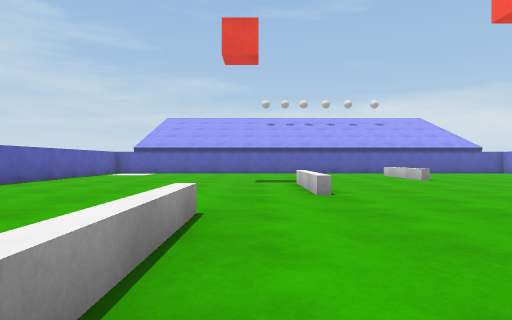
View 1 (above)

14 first-person views from a walk through a scene from a Unity 3-D project. The camera is 0.62 m above the floor, looks level and sees 75° across. The floor is counted in squares, 1 m on a side. Each view is taken from the middle of a square. On the plan, view 1 faces up. The plan holds only what a view shows up to about 10 squares ahead; the rest is blank. The place goes on beyond the plan. The player character is not drawn. Surface patterns are stand-ins for the level's own textures.

View 2
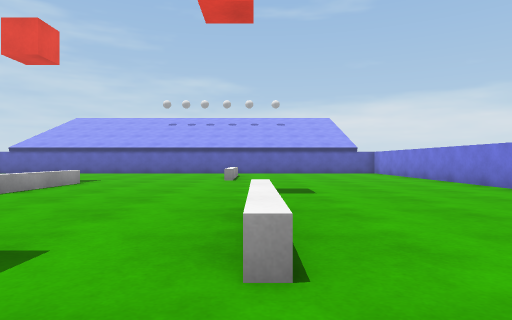

View 3
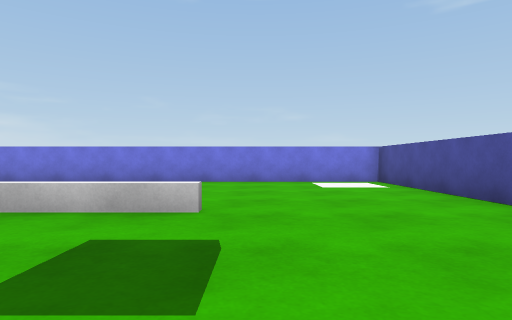

View 4
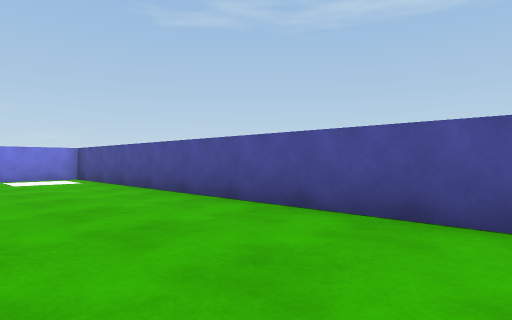

View 5
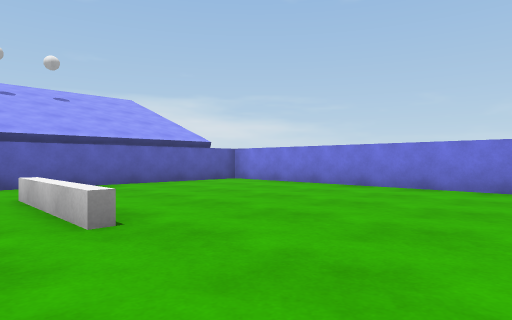

View 6
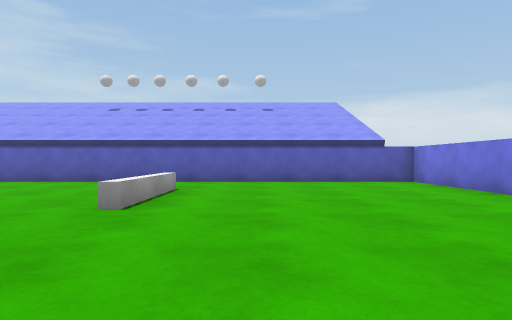

View 7
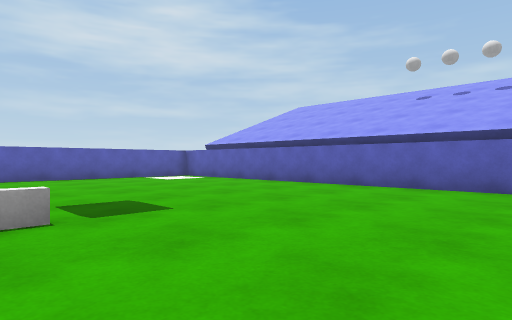

View 8
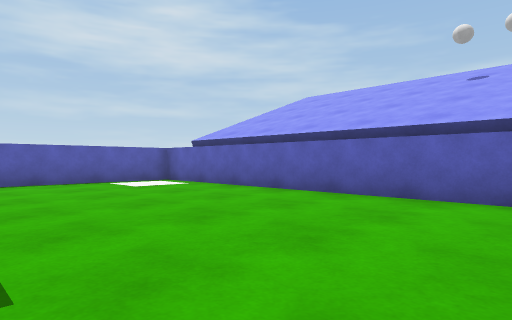

View 9
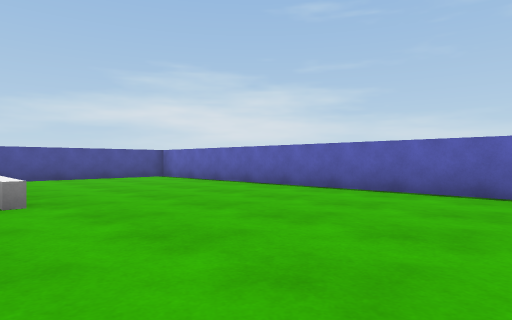

View 10
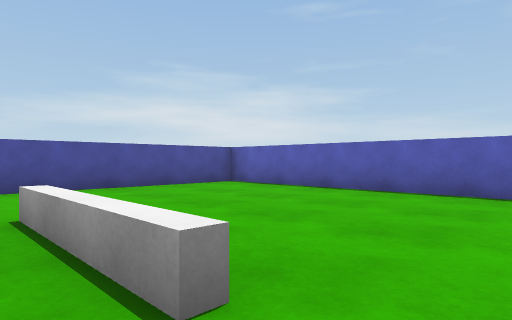

View 11
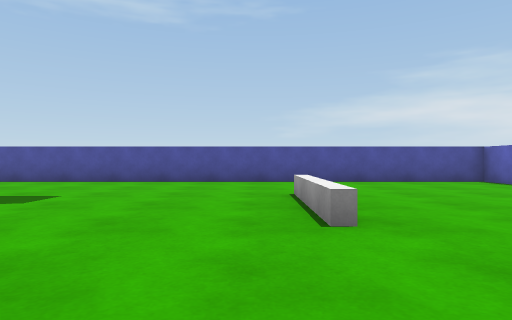

View 12
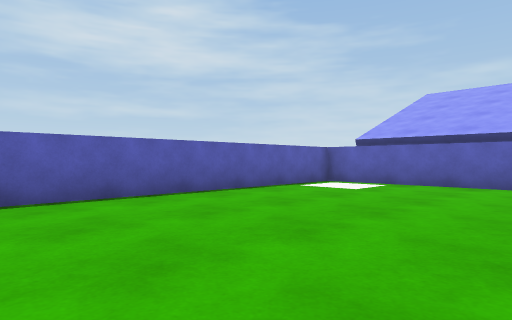

View 13
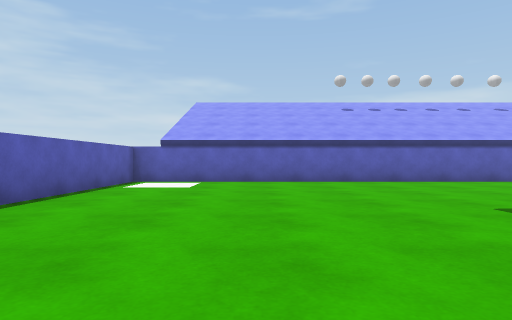

View 14
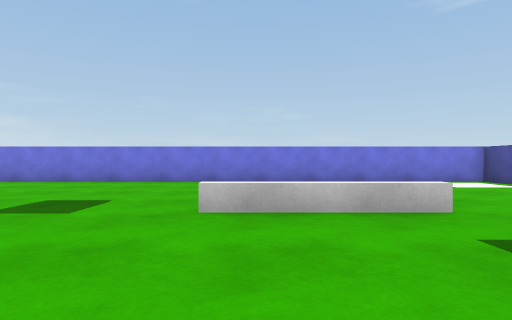

### Floor plan
Points are (right, up) in squares from view 1. A wall is a line through its corners. A room is listed if a view was taken in it or the views show most of it. See-through windows are left out.
Room 1 (views 1, 2, 3, 4, 5, 6, 7, 10, 14)
walls: (-2.5, -2.5) (11.5, -2.5) (11.5, 15.5) (4.5, 15.5)
low walls: (5.9, 1.6) (5.9, 4.8); (1.3, 8.9) (1.3, 6); (-0.7, 4) (-0.7, 0.9); (5.3, 13.1) (5.3, 10.1)
ways out: opening at (-1.7, -1) to room 2; opening at (0, 5) to room 2; opening at (3, 9) to room 2; opening at (5, 14.5) to room 2
Room 2 (views 8, 9, 11, 12, 13)
walls: (4.5, 15.5) (-6.5, 15.5) (-6.5, -2.5) (-2.5, -2.5)
low walls: (1.1, 5.9) (1.1, 8.8); (5, 10.1) (5, 13.1)
ways out: opening at (-1.7, -1) to room 1; opening at (0, 5) to room 1; opening at (3, 9) to room 1; opening at (5, 14.5) to room 1

Positions as (right, up) in squares from view 1, and headings:
1: (0, 0), facing up
2: (6, 0), facing up
3: (2, 1), facing right
4: (0, 1), facing down-right
5: (4, 7), facing up-right
6: (7, 6), facing up
7: (5, 8), facing up-left
8: (3, 10), facing up-left
9: (0, 9), facing down-left
10: (0, 5), facing down-left
11: (0, 7), facing down
12: (-1, 7), facing up-left
13: (-3, 6), facing up
14: (2, 4), facing right
